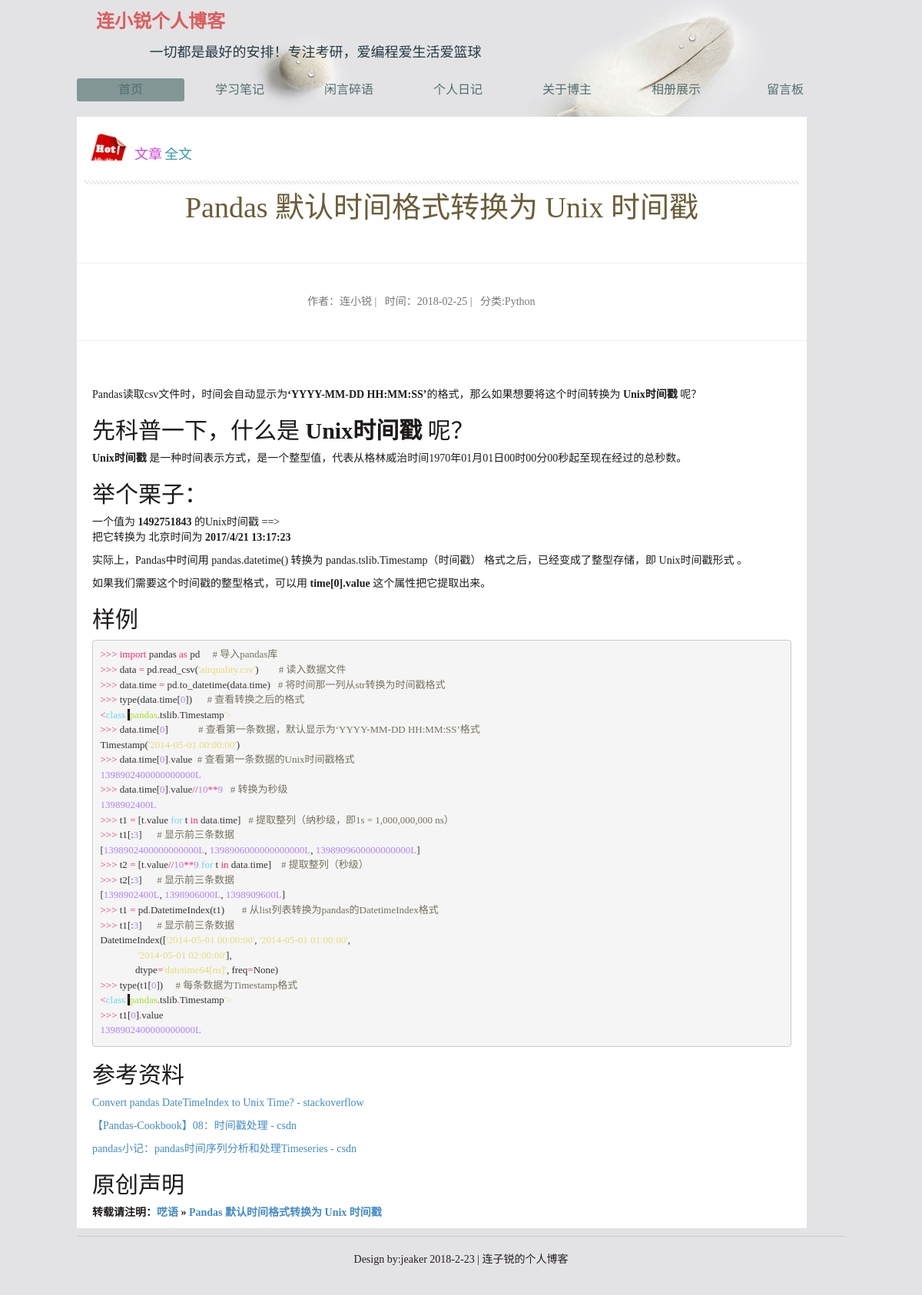
/blog/16/, run on the app's committed database.
### myblog/models.py (models this page shows, shortened)
class Artical(models.Model):
    title=models.CharField(max_length=200)
    author=models.CharField(max_length=20)
    post_date=models.DateTimeField(default=timezone.now)
    content=models.TextField()
    category=models.CharField(max_length=100)
    describe=models.TextField()
    count=models.IntegerField(default=0)
    class Meta:
        ordering=('-post_date',)

### myblog/views.py (the view)
# urls.py: url(r'^blog/(\d+)/$',view.artical),
def artical(request,idd):
    template = get_template('artical.html')
    a = Artical.objects.get(id=idd)
    count1=a.count+1
    Artical.objects.filter(id=idd).update(count=count1)
    html = template.render(locals())
    return HttpResponse(html)

### templates/artical.html (shortened to what this page needs)
{% extends 'base.html' %}
{% load staticfiles %}
{% block content %}
    <div id="content">
         <div class="left" id="c_left" style="width: 950px;">
           <div class="s_tuijian" style="width:930px;">
           <h2>文章<span>全文</span></h2>
           </div>
          <div class="content_text">
           <div class="wz" style="width:950px;">
                <h1 style="text-align: center;"><a href="#" title="{{a.title}}" style="color:#6b5d38;">{{a.title}}</a></h1><br><hr><br>
               <div style="margin-left:300px;color:#777;">
                <span>作者：{{ a.author }}&nbsp;| &nbsp;</span>
                <span>时间：{{ a.post_date | date:"20y-m-d" }}&nbsp;| &nbsp;</span>
               <span>分类:{{ a.category  }}</span>
                   </div>
                   <br><hr><br><br>
                <div style=" " class="artical">{{ a.content | safe}}</div>
            </div>
           </div>
         </div>
    </div>
{% endblock %}

### static/css/index.css (style rules this page uses)
* { margin:0; padding:0px; }
body { font-size:14px;font-family:"微软雅黑";background:#E3E3E5 url(../images/bg.jpg) 50% top scroll no-repeat;color:#5d5d5d; }
a { text-decoration:none; }
.left { float:left; }
#content { width:1000px;margin:5px auto; }
#c_left { width:730px; background:#fff;border-radius:1px; }
#c_left .s_tuijian { width:710px;height:68px;margin-left:10px;background:url("../images/r_line.jpg") bottom left repeat-x; }
.s_tuijian h2 { width:650px;height:37px;background:url("../images/tj.png") no-repeat;padding:20px 0px 5px 60px; color:#D242DF;font-size:18px;margin-left:5px; }
.s_tuijian h2 span { color:#3798A5;padding-left:3px; }
#c_left .content_text { width:730px;margin-top:5px; }
#c_left .content_text .wz { width:725px;margin:5px 0px 10px 0px;color:#1D1A1A; }
.artical { margin-left:20px;margin-right:20px; }

### static/css/style.css (style rules this page uses)
* { marigin:0px; padding:0px; }
body { font-size:14px;font-family:"微软雅黑";background:#E3E3E5 url(../images/bg.jpg) 50% top scroll no-repeat;color:#5d5d5d; }
a { text-decoration:none; }
.left { float:left; }

### static/css/lrtk.css (style rules this page uses)
* { margin:0; padding:0; }
h1 { font-size:38px; margin:10px; }

### static/css/photo.css (style rules this page uses)
* { margin:0;padding:0; }

### static/css/carousel.css (style rules this page uses)
body { padding-bottom: 40px; color: #5a5a5a; }

### data on the page
Artical: title "Pandas 默认时间格式转换为 Unix 时间戳", author "连小锐", post_date "2018-02-25", category "Python", content "Pandas读取csv文件时，时间会自动显示为 ‘YYYY-MM-DD HH:MM:SS’ 的格式，那么如果想要将这个时间转换为 Unix时间戳 呢？ 先科普一下，什么是 Unix时间戳 呢？ Unix时间戳 是一种时间表示方式，是一个整型值，代表从格林威治时间1970年01月01日00时00分00秒起至现在经过的总秒数。 举个栗子： 一个值为 1492751843 的Unix时间戳 ==> 把它转换为 北京时间为 2017/4/21 13:17:23 实际上，Pandas中时间用 pandas.datetime() 转换为 pandas.tslib.Timestamp（时间戳） 格式之后，已经变成了整型存储，即 Unix时间戳形式 。 如果我们需要这个时间戳的整型格式，可以用 time[0].value 这个属性把它提取出来。 样例 >>> import pandas as pd # 导入pandas库 >>> data = pd . read_csv ( 'airquality.csv' ) # 读入数据文件 >>> data . time = pd . to_datetime ( data . time ) # 将时间那一列从str转换为时间戳格式 >>> type ( data . time [ 0 ]) # 查看转换之后的格式 < class ' pandas . tslib . Timestamp '> >>> data . time [ 0 ] # 查看第一条数据，默认显示为‘YYYY-MM-DD HH:MM:SS’格式 Timestamp (…"
